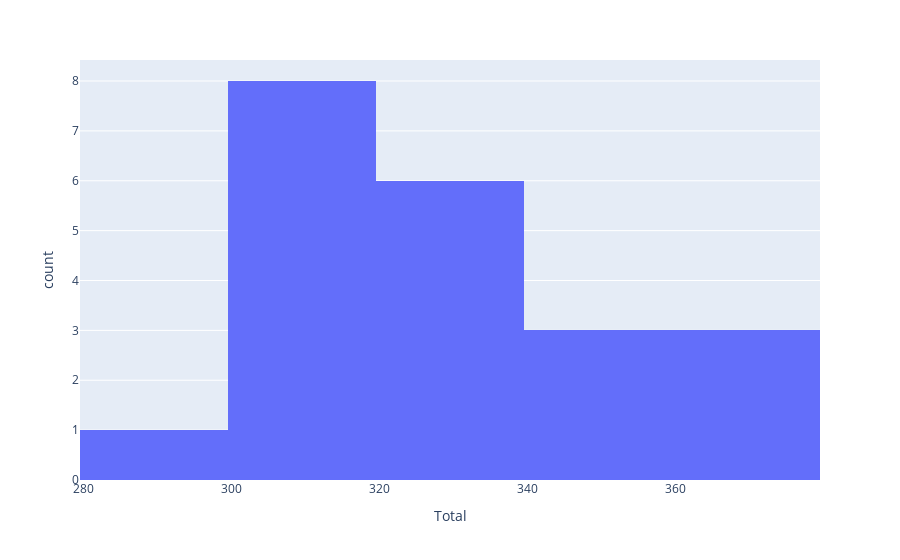

Source (notebook cell):
### Code cell
# frequency Distribtuion
px.histogram(df ,x ='Total')

### Figure 1 — Plotly figure (JSON) as saved in the notebook; plotly's stock layout.template omitted (floating-point values rounded to 4 significant figures)
{"data": [{"alignmentgroup": "True", "bingroup": "x", "hovertemplate": "Total=%{x}<br>count=%{y}<extra></extra>", "legendgroup": "", "marker": {"color": "#636efa", "pattern": {"shape": ""}}, "name": "", "offsetgroup": "", "orientation": "v", "showlegend": false, "type": "histogram", "x": [355, 318, 363, 310, 327, 331, 316, 316, 334, 320, 297, 364, 331, 306, 358, 304, 314, 340, 364, 321, 306], "xaxis": "x", "yaxis": "y"}], "layout": {"barmode": "relative", "legend": {"tracegroupgap": 0}, "margin": {"t": 60}, "xaxis": {"anchor": "y", "domain": [0, 1], "title": {"text": "Total"}}, "yaxis": {"anchor": "x", "domain": [0, 1], "title": {"text": "count"}}}}
